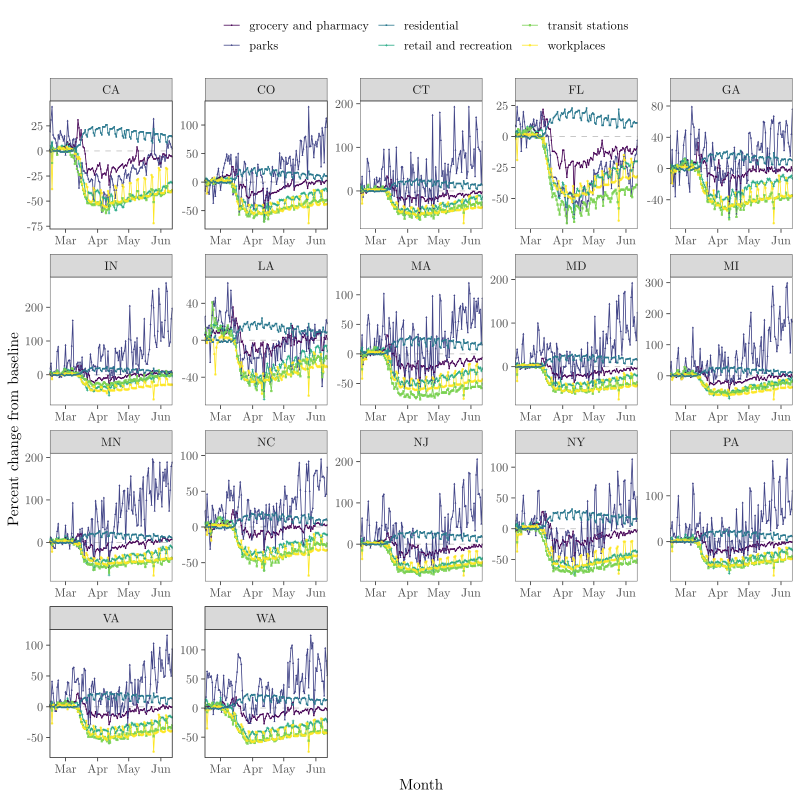

The R source for this figure:
source("national_deaths_metric.R")

us_death_fit_all <- lapply(split(us_death_filter, us_death_filter$region), function(x) {
  print(x$region[1])
  pp <- data.frame(
    day=seq(min(x$day), max(x$day), by=0.01)
  )
  
  lfit <- loess(log(deaths)~day, data=x)
  
  pred <- unname(exp(predict(lfit, newdata=pp)))
  
  data.frame(
    region=x$region[1],
    day=seq(min(x$day), max(x$day), by=0.01),
    pred=pred
  )
}) %>%
  bind_rows

mobility <- read.csv("Global_Mobility_Report.csv")

mobility_US <- mobility %>%
  filter(
    country_region=="United States",
    sub_region_1 %in% state.name[match(unique(us_death_fit0$region), state.abb)]
  ) %>%
  mutate(
    region=state.abb[match(sub_region_1, state.name)],
    day=yday(date)
  )

dd_mobility <- mobility_US %>%
  filter(sub_region_2=="") %>%
  arrange(region, date) %>%
  dplyr::select(region, date, retail_and_recreation_percent_change_from_baseline, grocery_and_pharmacy_percent_change_from_baseline,
                parks_percent_change_from_baseline, transit_stations_percent_change_from_baseline,
                workplaces_percent_change_from_baseline, residential_percent_change_from_baseline)

dd_mobility2 <- dd_mobility %>%
  tidyr::gather(key, value, -region, -date) %>%
  mutate(
    date=as.Date(as.character(date)),
    key=gsub("_percent_change_from_baseline", "", key),
    key=gsub("_", " ", key)
  )

g1 <- ggplot(dd_mobility2) +
  geom_hline(yintercept=0, col="gray", lty=2) +
  geom_line(aes(date, value, col=key)) +
  geom_point(aes(date, value, col=key, shape=key), size=0.2) +
  scale_x_date("Month", expand=c(0, 0)) +
  scale_y_continuous("Percent change from baseline") +
  scale_color_viridis_d() +
  facet_wrap(~region, scale="free") +
  theme(
    panel.grid = element_blank(),
    legend.position = "top",
    legend.title = element_blank()
  )

tikz(file = "mobility.tex", width = 8, height = 8, standAlone = T)
plot(g1)
dev.off()
tools::texi2dvi('mobility.tex', pdf = T, clean = T)
